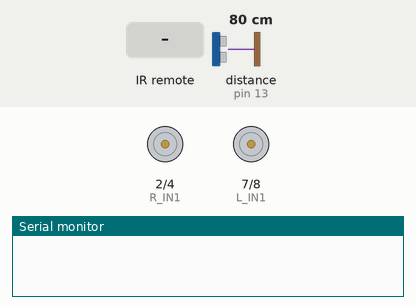
A sketch run on a simulated Arduino Uno, built with avr-gcc and run on an emulated ATmega328P. On the bench: motor-driver pin pairs drawn as motors (green arrow = first pin HIGH = forward, orange = second pin HIGH = backward, longer = more drive, scaled by the enable pin), the last lines printed to the serial monitor. Inputs (shaded band) come from the test bench; at power-on: distance to the obstacle (sensor on pin 13) 80 cm. The echo pulse lasts 58.3 µs per cm.

Above: at 1.2 s.
1.3 s: infrared code 0xBA45FF00 received
2.8 s: infrared code 0xE718FF00 received
At 4.0 s:
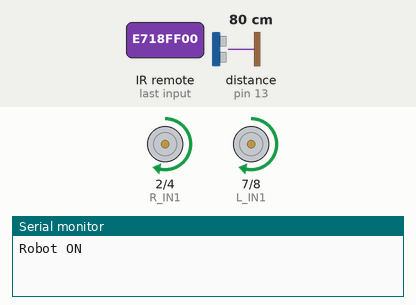
4.3 s: distance to the obstacle (sensor on pin 13) set to 23 cm
5.8 s: distance to the obstacle (sensor on pin 13) set to 19 cm
At 6.4 s:
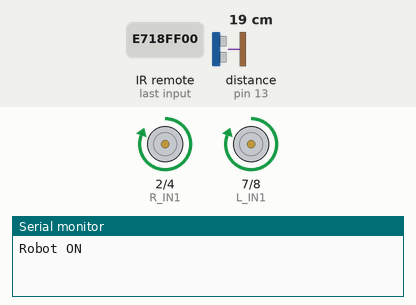
7.3 s: infrared code 0xAD52FF00 received
At 8.5 s:
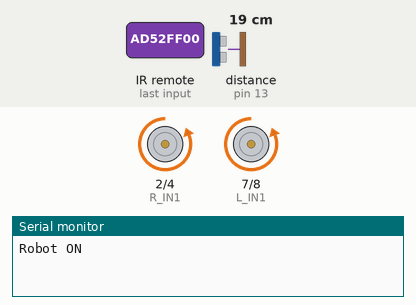
8.8 s: infrared code 0xF708FF00 received
At 9.8 s:
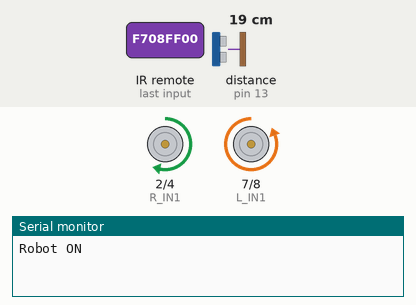
Timing chart, 0 to 11.3 s (numbered marks = the images above; inputs shaded):
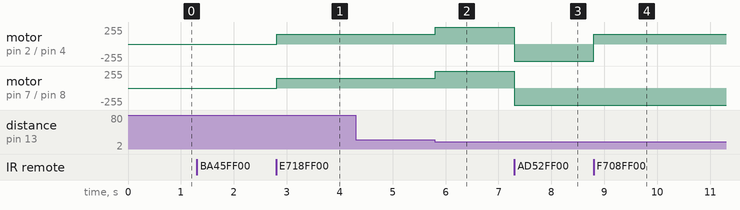

The sketch:

RobotCode.ino
```cpp
#define IR_RECEIVE_PIN 11
#include <IRremote.h>

enum RobotState {
  STATE_IDLE,  // Robot is idle
  STATE_STOP,  // Robot is on but stopped
  STATE_FWD,   // Robot moving forward
  STATE_BWD,   // Robot moving backward
  STATE_LEFT,  // Robot turning left
  STATE_RIGHT  // Robot turning right
};

// Pin Definitions
#define TRIG 12     // Ultrasonic Sensor Trig Pin
#define ECHO 13       // Ultrasonic Sensor Echo Pin
#define L_EN 6        // Left Motor Enable (PWM)
#define L_IN1 7       // Left Motor IN1
#define L_IN2 8       // Left Motor IN2
#define R_EN 3        // Right Motor Enable (PWM)
#define R_IN1 2       // Right Motor IN1
#define R_IN2 4       // Right Motor IN2

#define FWD 0xE718FF00       // Forward button
#define BWD 0xAD52FF00       // Backward button
#define LEFT 0xF708FF00      // Left button
#define RIGHT 0xA55AFF00     // Right button
#define STOP 0xBF40FF00      // Stop button
#define OFF 0xBA45FF00       // Off button (toggle robot on/off)

RobotState currentState = STATE_IDLE;
bool isRobotOn = false; // Tracks whether the robot is on or off

// Function Prototype
long get_dist();

void setup() {
  Serial.begin(9600);

  // Initialize IR Receiver
  IrReceiver.begin(IR_RECEIVE_PIN, ENABLE_LED_FEEDBACK);

  // Motor Pins as Outputs
  pinMode(L_EN, OUTPUT);
  pinMode(L_IN1, OUTPUT);
  pinMode(L_IN2, OUTPUT);
  pinMode(R_EN, OUTPUT);
  pinMode(R_IN1, OUTPUT);
  pinMode(R_IN2, OUTPUT);

  // Ultrasonic Sensor Pins
  pinMode(TRIG, OUTPUT);
  pinMode(ECHO, INPUT);

  // Initialize Motors
  currentState = STATE_IDLE;
}

void loop() {
  // Check for IR commands
  if (IrReceiver.decode()) {
    uint32_t command = IrReceiver.decodedIRData.decodedRawData;

    switch (command) {
      case OFF:
        isRobotOn = !isRobotOn; // Toggle the robot's on/off state
        currentState = isRobotOn ? STATE_STOP : STATE_IDLE;
        Serial.println(isRobotOn ? "Robot ON" : "Robot OFF");
        break;

      case FWD:
        if (isRobotOn) currentState = STATE_FWD;
        break;

      case BWD:
        if (isRobotOn) currentState = STATE_BWD;
        break;

      case LEFT:
        if (isRobotOn) currentState = STATE_LEFT;
        break;

      case RIGHT:
        if (isRobotOn) currentState = STATE_RIGHT;
        break;

      case STOP:
        if (isRobotOn) currentState = STATE_STOP;
        break;
    }
    IrReceiver.resume(); // Ready for the next IR signal
  }

  // Handle robot states
  if (isRobotOn) {
    // Ultrasonic sensor to adjust speed dynamically
    long dist = get_dist();
    int speed = (dist > 0 && dist < 20) ? 255 : 150; // Increase speed if obstacle detected within 20 cm

    switch (currentState) {
      case STATE_IDLE:
        // Robot should not perform any operations in IDLE state
        digitalWrite(L_IN1, LOW);
        digitalWrite(L_IN2, LOW);
        digitalWrite(R_IN1, LOW);
        digitalWrite(R_IN2, LOW);
        analogWrite(L_EN, 0);
        analogWrite(R_EN, 0);
        break;

      case STATE_STOP:
        digitalWrite(L_IN1, LOW);
        digitalWrite(L_IN2, LOW);
        digitalWrite(R_IN1, LOW);
        digitalWrite(R_IN2, LOW);
        analogWrite(L_EN, 0);
        analogWrite(R_EN, 0);
        break;

      case STATE_FWD:
        digitalWrite(L_IN1, HIGH);
        digitalWrite(L_IN2, LOW);
        digitalWrite(R_IN1, HIGH);
        digitalWrite(R_IN2, LOW);
        analogWrite(L_EN, speed);
        analogWrite(R_EN, speed);
        break;

      case STATE_BWD:
        digitalWrite(L_IN1, LOW);
        digitalWrite(L_IN2, HIGH);
        digitalWrite(R_IN1, LOW);
        digitalWrite(R_IN2, HIGH);
        analogWrite(L_EN, speed);
        analogWrite(R_EN, speed);
        break;

      case STATE_LEFT:
        digitalWrite(L_IN1, LOW);
        digitalWrite(L_IN2, HIGH);
        digitalWrite(R_IN1, HIGH);
        digitalWrite(R_IN2, LOW);
        analogWrite(L_EN, speed / 2); // Slower turn
        analogWrite(R_EN, speed);
        break;

      case STATE_RIGHT:
        digitalWrite(L_IN1, HIGH);
        digitalWrite(L_IN2, LOW);
        digitalWrite(R_IN1, LOW);
        digitalWrite(R_IN2, HIGH);
        analogWrite(L_EN, speed);
        analogWrite(R_EN, speed / 2); // Slower turn
        break;
    }
  } else {
    // Robot is off: Set motors to idle
    digitalWrite(L_IN1, LOW);
    digitalWrite(L_IN2, LOW);
    digitalWrite(R_IN1, LOW);
    digitalWrite(R_IN2, LOW);
    analogWrite(L_EN, 0);
    analogWrite(R_EN, 0);
    currentState = STATE_IDLE;
  }
}

// Ultrasonic Sensor Function
long get_dist() {
  digitalWrite(TRIG, LOW);
  delayMicroseconds(2);
  digitalWrite(TRIG, HIGH);
  delayMicroseconds(10);
  digitalWrite(TRIG, LOW);

  long duration = pulseIn(ECHO, HIGH);
  long distance = duration * 0.034 / 2; // Convert to cm
  return distance;
}
```

Measured:
- the behaviour switches between 21 and 20 cm on distance to the obstacle (sensor on pin 13) (found by bisection; images 1 and 2)
- after the input at 2.8 s, motor on pin 2 (R_IN1) / pin 4 (R_IN2), motor on pin 7 (L_IN1) / pin 8 (L_IN2): stopped → forward 150/255 at once
- after the input at 4.3 s, every drawn part: stays the same
- after the input at 5.8 s, motor on pin 2 (R_IN1) / pin 4 (R_IN2), motor on pin 7 (L_IN1) / pin 8 (L_IN2): forward 150/255 → forward 255/255 at once
- after the input at 7.3 s, motor on pin 2 (R_IN1) / pin 4 (R_IN2), motor on pin 7 (L_IN1) / pin 8 (L_IN2): forward 255/255 → backward 255/255 at once
- after the input at 8.8 s, motor on pin 2 (R_IN1) / pin 4 (R_IN2): backward 255/255 → forward 150/255 at once
